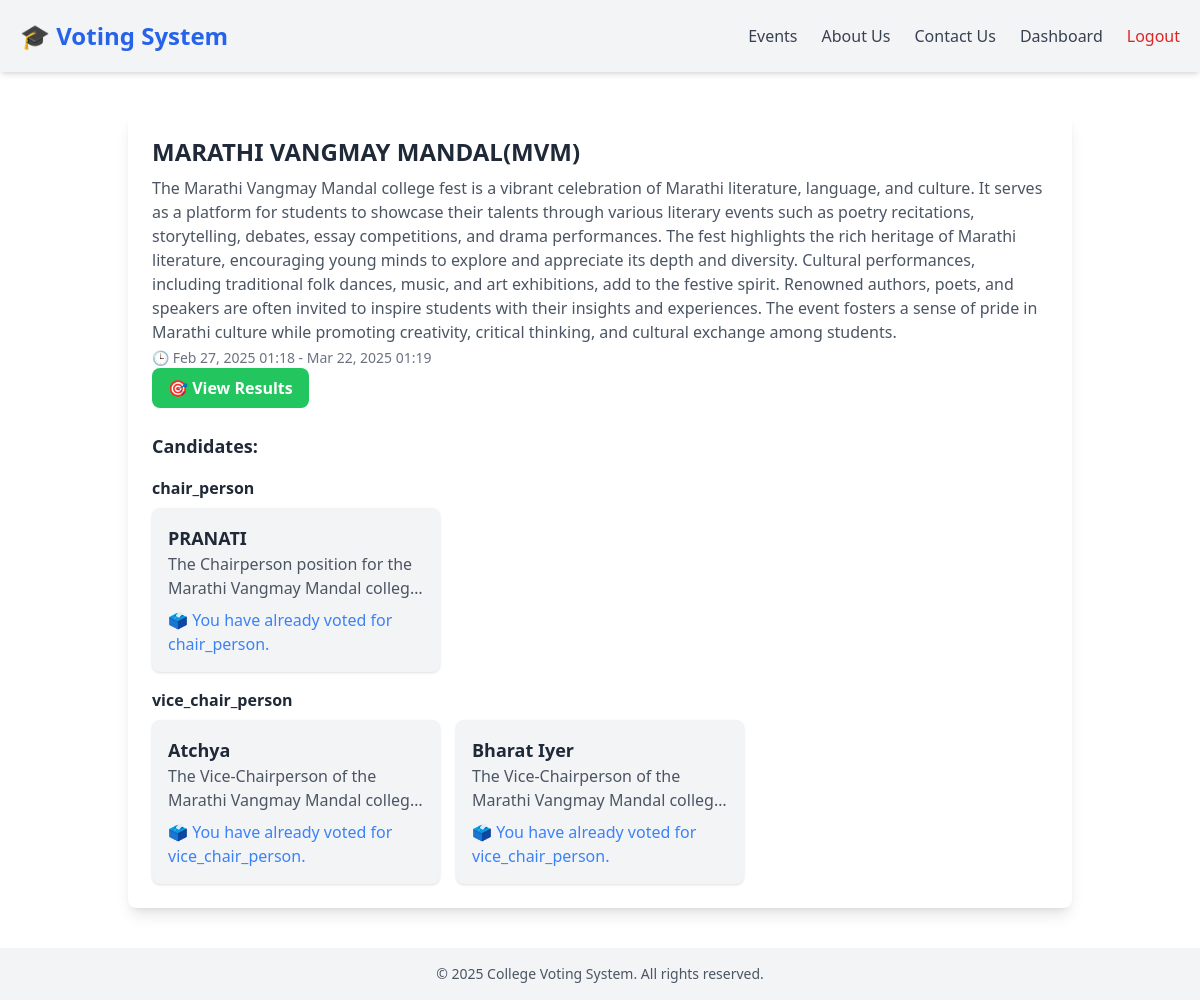
Screenshot of /events/6/ (signed in) with the database file from the repository.
### events/models.py (models this page shows, shortened)
class Event(models.Model):
    name = models.CharField(max_length=255)
    description = models.TextField()
    start_time = models.DateTimeField()
    end_time = models.DateTimeField()

### candidates/models.py (models this page shows, shortened)
class Candidate(models.Model):
    POSITION_CHOICES = [
        ('chair_person', 'Chair Person'),
        ('vice_chair_person', 'Vice Chair Person'),
        ('event_head', 'Event Head'),
        ('creativity_head', 'Creative Head'),
        ('hr_head', 'HR Head'),
        ('pr_head', 'PR Head'),
        ('ond_head', 'OND Head'),
        ('finance_head', 'Finance Head'),
        ('digital_head', 'Digital Head'),
            ]
    user = models.ForeignKey(
        settings.AUTH_USER_MODEL,
        on_delete=models.CASCADE,
        related_name='candidate_profiles'
    )
    event = models.ForeignKey(
        'events.Event',
        on_delete=models.CASCADE,
        related_name='candidate_profiles'
    )
    position = models.CharField(
        max_length=50,
        choices=POSITION_CHOICES,
        default='other',
        help_text="Select the position the candidate is contesting for."
    )
    profile_details = models.TextField()

### users/models.py (models this page shows, shortened)
class CustomUser(AbstractBaseUser, PermissionsMixin):
    username = models.CharField(max_length=150, unique=True)
    email = models.EmailField(unique=True)
    is_candidate = models.BooleanField(default=False)
    is_staff = models.BooleanField(default=False)
    is_active = models.BooleanField(default=True)
    objects = CustomUserManager()
    USERNAME_FIELD = 'username'
    REQUIRED_FIELDS = ['email']

### events/views.py (the view)
# urls.py: path('<int:event_id>/', views.event_detail, name='event_detail'),
@login_required
@login_required
def event_detail(request, event_id):
    event = get_object_or_404(Event, id=event_id)
    candidates = Candidate.objects.filter(event=event).order_by('position')
    is_registered = EventRegistration.objects.filter(user=request.user, event=event).exists()
    voted_positions = Vote.objects.filter(user=request.user, event=event).values_list('candidate__position', flat=True)
    position_groups = {}
    for candidate in candidates:
        position_groups.setdefault(candidate.position, []).append(candidate)
    return render(request, 'events/event_detail.html', {
        'event': event,
        'position_groups': position_groups,
        'is_registered': is_registered,
        'voted_positions': voted_positions
    })

### events/templates/events/event_detail.html (shortened to what this page needs)
{% extends 'base.html' %}
{% block content %}
<div class="container mx-auto p-6">
    <div class="bg-white dark:bg-gray-800 p-6 rounded-lg shadow-lg">
        <h2 class="text-2xl font-bold text-gray-800 dark:text-white">{{ event.name }}</h2>
        <p class="text-gray-600 dark:text-gray-300 mt-2">{{ event.description }}</p>
        <p class="text-sm text-gray-500 mt-1">
            🕒 {{ event.start_time|date:"M d, Y H:i" }} - {{ event.end_time|date:"M d, Y H:i" }}
        </p>
        <a href="{% url 'event_results' event.id %}"
   class="bg-green-500 hover:bg-green-600 text-white font-semibold py-2 px-4 rounded-lg transition inline-block text-center">
   🎯 View Results
</a>
        {% if is_registered %}
        <h3 class="text-lg font-semibold mt-6">Candidates:</h3>
        {% for position, candidates_in_position in position_groups.items %}
            <h4 class="text-md font-semibold mt-4">{{ position }}</h4>
            <div class="grid grid-cols-1 md:grid-cols-2 lg:grid-cols-3 gap-4 mt-2">
                {% for candidate in candidates_in_position %}
                    <div class="bg-gray-100 dark:bg-gray-700 p-4 rounded-lg shadow hover:shadow-lg transition">
                        <h4 class="text-lg font-semibold">{{ candidate.user.username }}</h4>
                        <p class="text-gray-600 dark:text-gray-300 overflow-hidden text-ellipsis" style="-webkit-line-clamp: 2; display: -webkit-box; -webkit-box-orient: vertical; overflow: hidden">{{ candidate.profile_details }}</p>
                        {% if is_registered %}
                            {% if position not in voted_positions %}
                                <a href="{% url 'vote_for_candidate' event.id candidate.id %}"
                                   class="block mt-3 bg-blue-500 text-white text-center py-2 rounded-lg hover:bg-blue-600 transition">
                                    🗳️ Vote
                                </a>
                            {% else %}
                                <p class="text-blue-500 mt-2">🗳️ You have already voted for {{ position }}.</p>
                            {% endif %}
                        {% else %}
                            <p class="text-red-500 mt-2">❗ Register for this event to vote.</p>
                        {% endif %}
                    </div>
                {% empty %}
                    <p class="text-gray-500">No candidates available for this position.</p>
                {% endfor %}
            </div>
        {% endfor %}
</div>
        {% else %}
            <a href="{% url 'register_for_event' event.id %}"
   class="mt-4 inline-block bg-green-500 text-white px-4 py-2 rounded-lg hover:bg-green-600 transition">
    ✍️ Register to Vote
</a>
        {% endif %}
    </div>
{% endblock %}

### rows the page displays
Event: name "MARATHI VANGMAY MANDAL(MVM)", description "The Marathi Vangmay Mandal college fest is a vibrant celebration of Marathi literature, language, and culture. It serves as a platform for students to showcase their talents through various literary events such as poetry recitations, storytelling, debates, essay competitions, and drama performances. The fest highlights the rich heritage of Marathi literature, encouraging young minds to explore and appreciate its depth and diversity. Cultural performances, including traditional folk dances, music, and art exhibitions, add to the festive spirit. Renowned authors, poets, and speakers are often invited to inspire students with their insights and experiences. The event fosters a sense of pride…", start_time "Feb 27, 2025 01:18", end_time "Mar 22, 2025 01:19"
Candidate: position "chair_person", user.username "PRANATI", profile_details "The Chairperson position for the Marathi Vangmay Mandal…"
Candidate: position "vice_chair_person", user.username "Atchya", profile_details "The Vice-Chairperson of the Marathi Vangmay Mandal…"
Candidate: user.username "Bharat Iyer", profile_details "The Vice-Chairperson of the Marathi Vangmay Mandal…"
